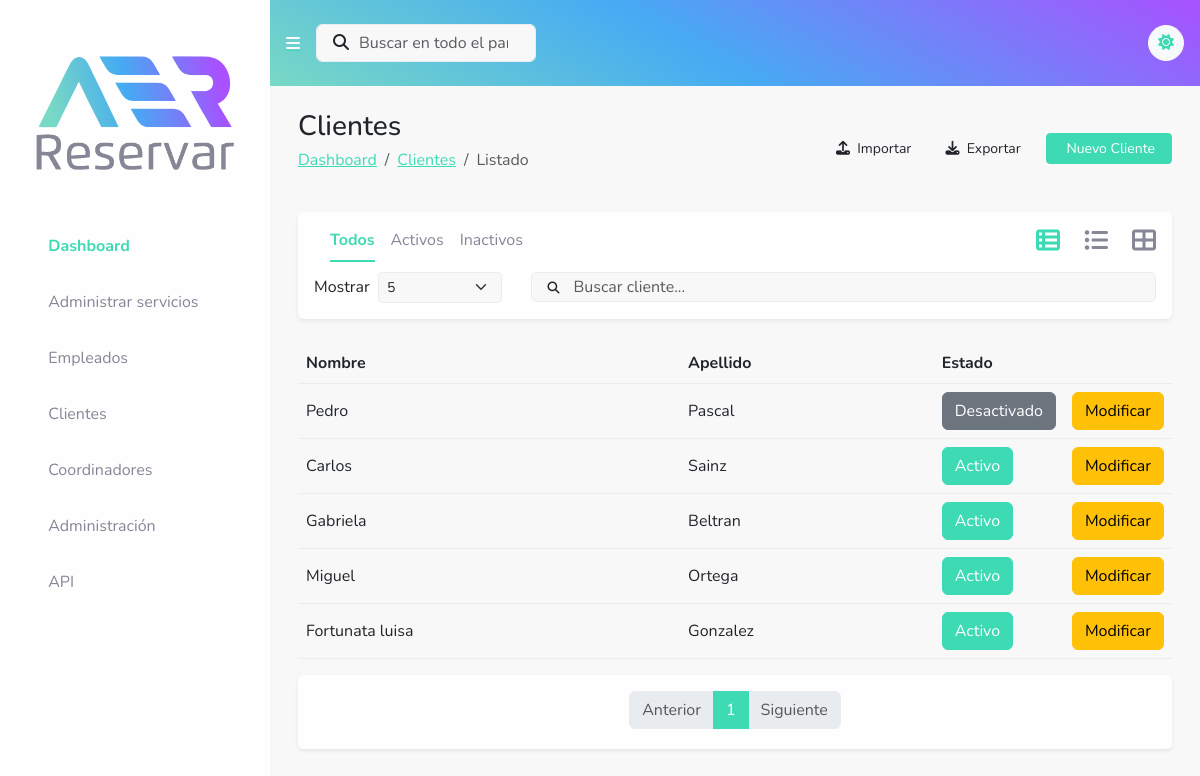
Page /clientes/listado/ on the committed database.
### reservas/models.py (models this page shows, shortened)
class Cliente(models.Model):
    nombre = models.CharField(max_length=40, blank=False, null=False, verbose_name="Nombre")
    apellido = models.CharField(max_length=40, blank=False, null=False, verbose_name="Apellido")
    activo = models.BooleanField(default=True, blank=False, null=False, verbose_name="Activo")
    imagen = models.ImageField(upload_to='upload/img/clientes/', null=True, blank=True, verbose_name='Imagen')
    created = models.DateTimeField(verbose_name="Creado el", auto_now_add=True)
    updated = models.DateTimeField(verbose_name="Actualizado el", auto_now=True)

### reservas/views.py (the view)
# urls.py: path('clientes/listado/', views.list_client_view, name='lista_cliente'),
def list_client_view(request, cnt=5):
    filter_mode = request.GET.get('filter', 'all')
    query = request.GET.get('search')
    if query:
        clientes = Cliente.objects.filter(nombre__icontains=query) | Cliente.objects.filter(apellido__icontains=query)
        if len(clientes) < 1:
            messages.info(request, "No se han encontrado resultados para a busqueda.")
            clientes = Servicio.objects.all()
    else:
        if 'inactive' in filter_mode:
            clientes = Cliente.objects.filter(activo=False)
        elif 'active' in filter_mode:
            clientes = Cliente.objects.filter(activo=True)
        else:
            clientes = Cliente.objects.all()
    paginator = Paginator(clientes, cnt)
    page = request.GET.get('page')
    try:
        items = paginator.page(page)
    except PageNotAnInteger:
        items = paginator.page(1)
    except EmptyPage:
        items = paginator.page(paginator.num_pages)
    index = items.number - 1
    max_index = len(paginator.page_range)
    start_index = index - 5 if index >= 5 else 0
    end_index = index + 5 if index <= max_index - 5 else max_index
    page_range = paginator.page_range[start_index:end_index]
    context = {
        'form': ClienteForm(),
        'clientes': items,
        'page_range': page_range,
        'cnt': cnt,
        'filter': filter_mode,
        'query': query
    }
    return render (request,'listado_clientes.html',context)

### reservas/forms.py
class ClienteForm(forms.ModelForm):
    class Meta:
        model = Cliente
        fields = ['nombre', 'apellido','imagen']
    def __init__(self, *args, **kwargs):
        super().__init__(*args, **kwargs)
        self.fields['nombre'].widget.attrs.update({'class': 'form-control', 'placeholder': 'Ingrese el Nombre'})
        self.fields['apellido'].widget.attrs.update({'class': 'form-control', 'placeholder': 'Ingrese el Apellido'})
        self.fields['imagen'].widget.attrs.update({'class': 'form-control'})

### reservas/templates/listado_clientes.html (shortened to what this page needs)
{% extends "base.html" %}
{% load static %}
{% block content%}
<div class="container-fluid">
    <div class="row">
        <div class="col">
            <div class="d-sm-flex justify-content-between align-items-center mb-4 mx-3">
                <div>
                    <h3 class="mb-1">Clientes</h3>
                    <nav aria-label="breadcrumb">
                        <ol class="breadcrumb">
                            <li class="breadcrumb-item"><a href="{% url 'dashboard' %}">Dashboard</a></li>
                            <li class="breadcrumb-item"><a href="{% url 'lista_cliente' %}">Clientes</a></li>
                            <li class="breadcrumb-item active" aria-current="page">Listado</li>
                        </ol>
                    </nav>
                </div>
                <div class="d-flex justify-content-end">
                    <a class="btn btn-custom btn-sm d-none d-sm-inline-block mx-2"
                       data-bs-toggle="modal"
                       data-bs-target="#importModal"
                       href="#">
                        <i class="fa-solid fa-upload"></i>
                        &nbsp;Importar
                    </a>
                    <a class="btn btn-custom btn-sm d-none d-sm-inline-block mx-2"
                       href="{% url 'export_data_client' %}?format=csv">
                        <i class="fa-solid fa-download"></i>
                        &nbsp;Exportar
                    </a>
                    <a class="btn btn-primary btn-sm d-none d-sm-inline-block ms-2 px-3"
                       onclick="cleanData('Cliente')"
                       data-bs-toggle="modal"
                       data-bs-target="#newClientModal"
                       href="#">
                        &nbsp;Nuevo Cliente
                    </a>
                </div>
            </div>
        </div>
    </div>
    <div class="row">
        <div class="col">
            <div class="card border-0 shadow-sm mx-3">
                <div class="card-header d-flex border-0 pb-0">
                    <div class="col">
                        {% load custom_filters %}
                        <ul class="nav nav-underline ps-3">
                            <li class="nav-item">
                                <a class="nav-link {% if filter == 'all' %}active{% endif %}"
                                   id="all-filter"
                                   href="?filter=all">
                                    Todos
                                </a>
                            </li>
                            <li class="nav-item">
                                <a class="nav-link {% if filter == 'active' %}active{% endif %}"
                                   id="active-filter"
                                   href="?filter=active">
                                    Activos
                                </a>
                            </li>
                            <li class="nav-item">
                                <a class="nav-link {% if filter == 'inactive' %}active{% endif %}"
                                   id="inactive-filter"
                                   href="?filter=inactive">
                                    Inactivos
                                </a>
                            </li>
                        </ul>
                    </div>
                    <div class="col">
                        <ul class="nav nav-underline justify-content-end">
                            <li class="nav-item">
                                <a class="nav-link px-0 active border-bottom-0"
                                   id="a_table_id"
                                   data-bs-toggle="tab"
                                   data-bs-target="#table_id"
                                   role="tab"
                                   aria-controls="table_id"
                                   aria-selected="false"
                                   onclick="setViewMode('view-mode', 'table')"
                                   href="#">
                                    <i class="fs-4 fa-solid fa-table-list"></i>
                                </a>
                            </li>
                            <li class="nav-item">
                                <a class="nav-link px-2 border-bottom-0"
                                   id="a_compact_cards_id"
                                   data-bs-toggle="tab"
                                   data-bs-target="#compact_cards_id"
                                   role="tab"
                                   aria-controls="compact_cards_id"
                                   aria-selected="false"
                                   onclick="setViewMode('view-mode', 'compact_card')"
                                   href="#">
                                    <i class="fs-4 fa-solid fa-list-ul"></i>
                                </a>
                            </li>
                            <li class="nav-item">
                                <a class="nav-link px-0 border-bottom-0"
                                   id="a_cards_id"
                                   data-bs-toggle="tab"
                                   data-bs-target="#cards_id"
                                   role="tab"
                                   aria-controls="cards_id"
                                   onclick="setViewMode('view-mode', 'card')"
                                   href="#">
                                    <i class="fs-4 fa-solid fa-table-cells-large"></i>
                                </a>
                            </li>
                        </ul>
                        <div class="d-flex justify-content-end align-items-center pt-1">
                        </div>
                    </div>
                </div>
                <div class="card-body pt-1 pb-0">
                    <div class="row mb-2">
                        <div class="col-sm-12 col-md-12 col-lg-4 col-xl-3 col-xxl-3 text-nowrap">
                            <label class="form-label d-flex align-items-center">Mostrar &nbsp;
                                <select class="d-flex form-select form-select-sm"
                                        id="cantidad-select" name="cantidad">
                                    <option value="5" {% if cnt == 5 %}selected{% endif %}>5</option>
                                </select>&nbsp;
                            </label>
                        </div>
                        <div class="col-sm-12 col-md-12 col-lg-8 col-xl-9 col-xxl-9">
                            <div class="text-end d-flex align-items-center justify-content-end">
                                <form class="d-flex flex-sm-fill align-items-center" action="{% url 'lista_cliente' %}" method="GET" novalidate="">
                                    <button class="btn position-absolute ps-3 py-auto" type="submit" style="">
                                        <i class="fa fa-search" style="font-size: 12px;"></i>
                                    </button>
                                    <input type="search" name="search" class="form-control ps-6 search" placeholder="Buscar cliente..." style="height: 30px;">
                                </form>
                            </div>
                        </div>
                    </div>
                </div>
            </div>
        </div>
    </div>
    <div class="tab-content" id="tab-content">
        <div class="tab-pane active show" id="table_id" role="tabpanel" aria-labelledby="table_id">
            <div class="row mt-4 mx-3">
                {% include 'addons/table_client.html' %}
            </div>
        </div>
    </div>
    <div class="row">
        <div class="col">
            <div class="card border-0 shadow-sm mx-3">
                <div class="card-footer rounded-top border-0 d-flex pt-3 pb-1">
                    <div class="col">
                        <nav class="d-flex justify-content-center">
                            <ul class="pagination">
                                {% if clientes.has_previous %}
                                <li class="page-item">
                                    <a class="page-link"
                                       href="?{% if request.GET %}{{ request.GET.urlencode|remove:'page' }}&{% endif %}page={{ clientes.previous_page_number }}"
                                       aria-label="Previous">
                                        <span aria-hidden="true">Anterior</span>
                                    </a>
                                </li>
                                {% else %}
                                <li class="page-item disabled">
                                    <a class="page-link" href="#" aria-label="Previous">
                                        <span aria-hidden="true">Anterior</span>
                                    </a>
                                </li>
                                {% endif %}
                                {% for num in page_range %}
                                {% if clientes.number == num %}
                                <li class="page-item active"><a class="page-link" href="#">{{ num }}</a></li>
                                {% endif %}
                                {% endfor %}
                                {% if clientes.has_next %}
                                <li class="page-item">
                                    <a class="page-link"
                                       href="?{% if request.GET %}{{ request.GET.urlencode|remove:'page' }}&{% endif %}page={{ clientes.next_page_number }}"
                                       aria-label="Next">
                                        <span aria-hidden="true">Siguiente</span>
                                    </a>
                                </li>
                                {% else %}
                                <li class="page-item disabled">
                                    <a class="page-link" href="#" aria-label="Next">
                                        <span aria-hidden="true">Siguiente</span>
                                    </a>
                                </li>
                                {% endif %}
                            </ul>
                        </nav>
                    </div>
                </div>
            </div>
        </div>
    </div>
</div>
{% endblock%}

### reservas/templates/addons/table_client.html
<div class="col px-0">
    <div class="table-responsive table"
         id="dataTable"
         role="grid"
         aria-describedby="dataTable_info">
        <table class="table my-0">
            <thead>
            <tr>
                <th>Nombre</th>
                <th>Apellido</th>
                <th>Estado</th>
                <th></th>
            </tr>
            </thead>
            <tbody>
            {% for cliente in clientes %}
            <tr class="align-middle">
                <td>{{ cliente.nombre }}</td>
                <td>{{ cliente.apellido }}</td>
                <td style="width: 116px;">
                    {% if cliente.activo %}
                    <a class="btn btn-primary" href="/clientes/desactivar/{{ cliente.id }}">Activo</a>
                    {% else %}
                    <a class="btn btn-secondary" href="/clientes/activar/{{ cliente.id }}">Desactivado</a>
                    {% endif %}
                </td>
                <td style="width: 100px;">
                    <a class="btn btn-warning"
                       href="#"
                       onclick="edit_cliente(this)"
                       data-id="{{ cliente.id }}"
                       data-bs-toggle="modal"
                       data-bs-target="#newClientModal">
                        Modificar
                    </a>
                </td>
            </tr>
            {%endfor%}
            </tbody>
        </table>
    </div>
</div>

### reservas/static/assets/css/custom.css (style rules this page uses)
body { margin: 0; font-family: "Nunito", -apple-system, BlinkMacSystemFont, "Segoe UI", Roboto, "Helvetica Neue", Arial, sans-serif, "Apple Color Emoji", "Segoe UI Emoji", "Segoe UI Symbol", "Noto Color Emoji"; font-size: SFMono-Regular, Menlo, Monaco, Consolas, "Liberation Mono", "Courier New", monospace; font-weight: 400; line-height: 1.5; }
.btn-custom { --bs-btn-hover-color: var(--bs-primary); --bs-btn-active-border-color: transparent; --bs-btn-active-color: var(--bs-primary); }
.search { text-indent: 30px; }
html { height: 100%; }
.grid-container { display: grid; grid-template-columns: 100%; grid-template-rows: 110px auto 100px; grid-column-gap: 0px; grid-row-gap: 0px; height: 100%; grid-template-areas: "nav nav" "main main" "footer footer"; }
@media (min-width: 992px) { .grid-container { grid-template-columns: 270px auto; grid-template-rows: 110px auto 100px; grid-column-gap: 0px; grid-row-gap: 0px; height: 100%; grid-template-areas: "aside nav" "aside main" "aside footer"; } }

### rows in the picture
Cliente: nombre "Pedro", apellido "Pascal"
Cliente: nombre "Carlos", apellido "Sainz"
Cliente: nombre "Gabriela", apellido "Beltran"
Cliente: nombre "Miguel", apellido "Ortega"
Cliente: nombre "Fortunata luisa", apellido "Gonzalez"

### other values in the picture
{{ num }} "1"
